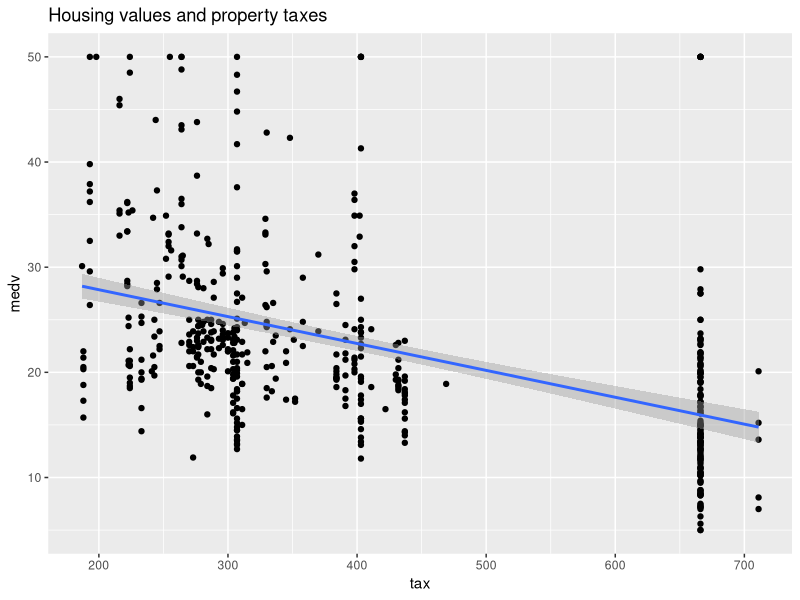
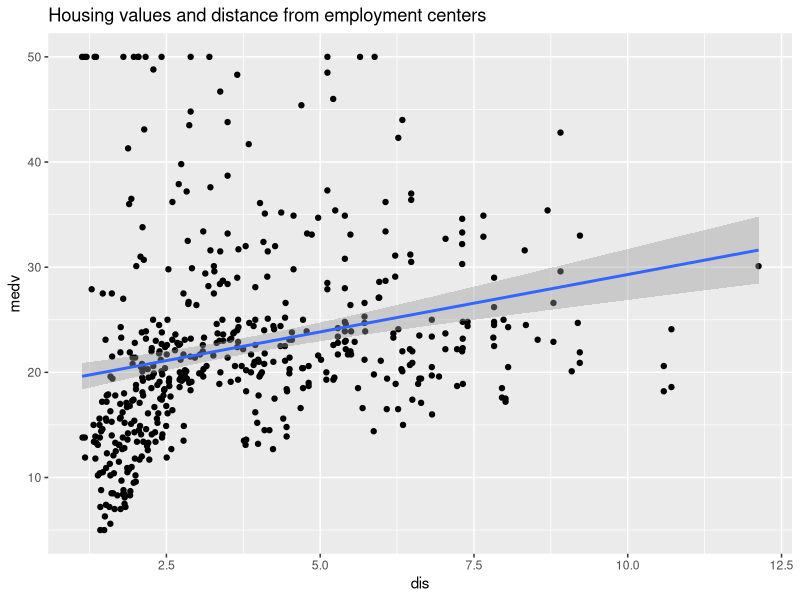
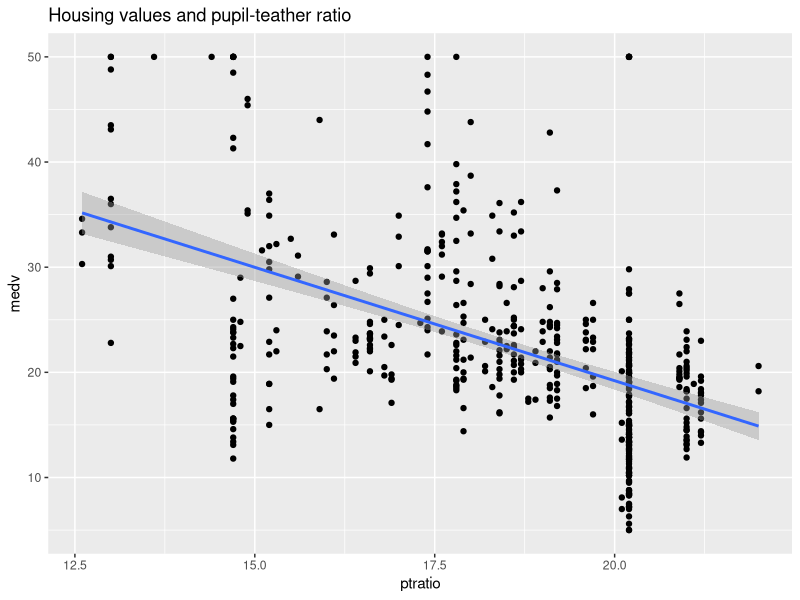
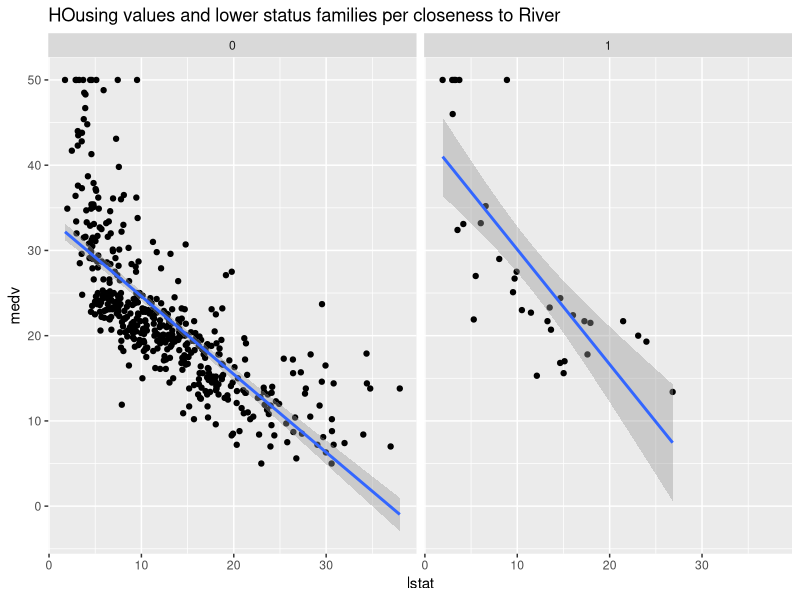
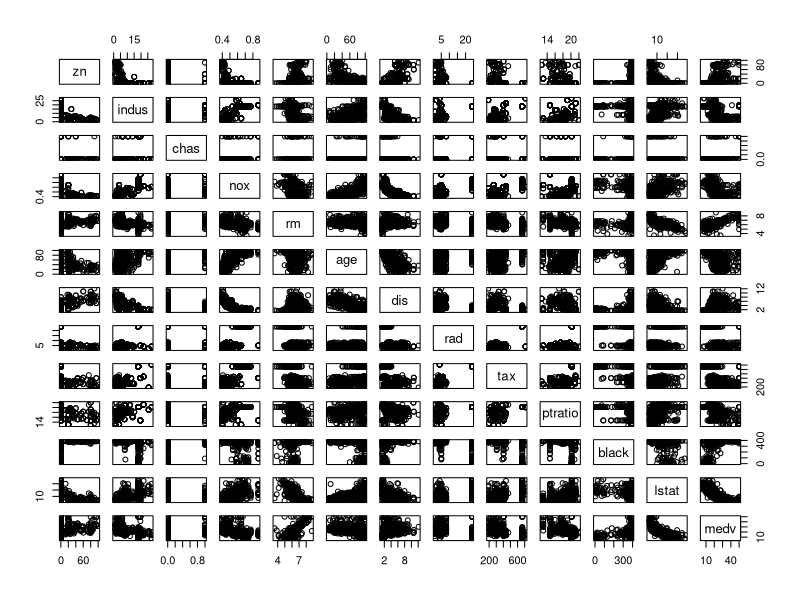
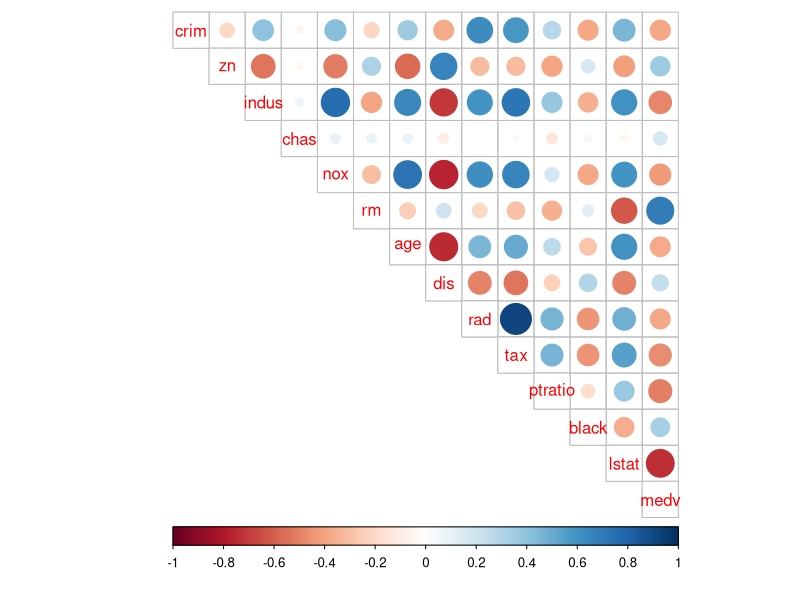
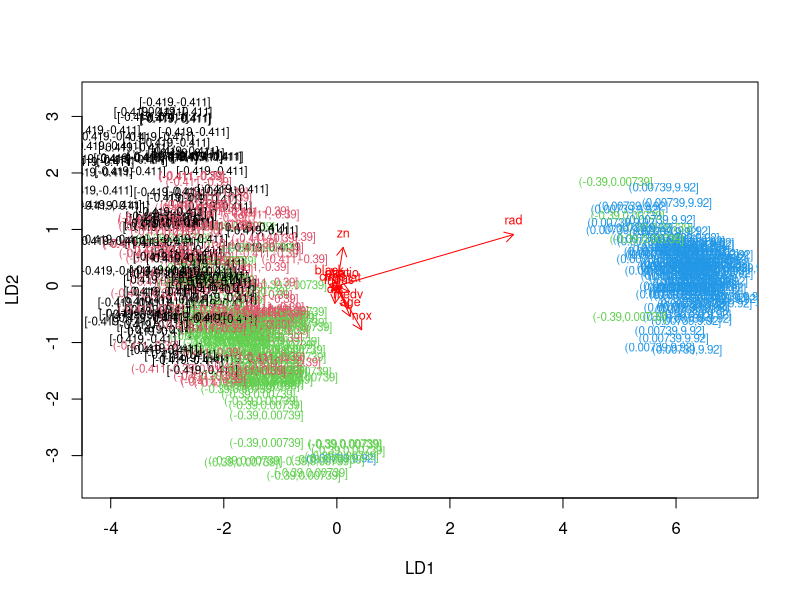
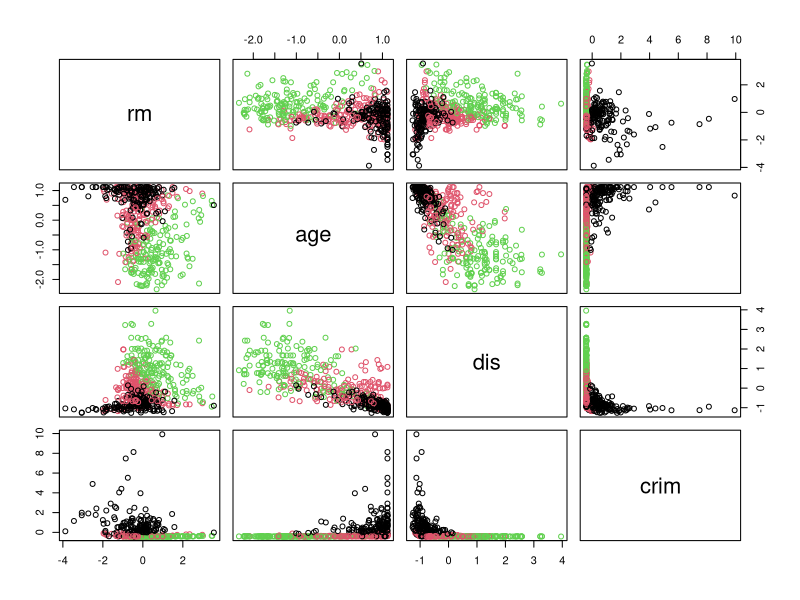

Source code (R) for these figures, in order:
## ---- chunk 1

# access the MASS package and other packages
library(MASS)

library(tidyr); library(dplyr); library(ggplot2)
library(readr)

# load the data
data("Boston")

# explore the dataset
str(Boston)
dim(Boston)
colnames(Boston)



## ---- chunk 2

library(ggplot2)
library(tidyverse)
library(readr)
library(dplyr)
library(GGally)

# Plottings graphs of variables
ggplot(Boston, aes(x = tax, y = medv)) + geom_point() + geom_smooth(method = "lm") + ggtitle("Housing values and property taxes")

ggplot(Boston, aes(x = dis, y = medv)) + geom_point() + geom_smooth(method = "lm") + ggtitle("Housing values and distance from employment centers")

ggplot(Boston, aes(x = ptratio, y = medv)) + geom_point() + geom_smooth(method = "lm") + ggtitle("Housing values and pupil-teather ratio")

ggplot(Boston, aes(x = lstat, y = medv)) + geom_point() + geom_smooth(method = "lm") + facet_wrap("chas") + ggtitle("HOusing values and lower status families per closeness to River")


# Plotting a matrix with ggpairs()
pairs(Boston[-1])
p <- ggpairs(Boston, mapping = aes(), lower = list(combo = wrap("facethist", bins = 10)))

library(corrplot)
cor_matrix <- cor(Boston) 
cor_matrix
corrplot(cor_matrix, method="circle", type = "upper", cl.pos = "b", tl.pos = "d")

# Showing summary of the variables
summary(Boston)

## ---- chunk 3

# Scaling the Boston dataset
boston_scaled <- scale(Boston)

# Summaries of the scaled variables
summary(boston_scaled)

# Changing the object to data frame
boston_scaled <- as.data.frame(boston_scaled)

#Standardization centers each variable around mean = 0 and scales the variables by their standard deviation. This makes them more easily comparable. 


#Creating a categorical variable of the crime rate in the Boston dataset 

boston_scaled$crim <- as.numeric(boston_scaled$crim)

# looking at a summary of the scaled crime rate
summary(boston_scaled$crim)

# Creating a quantile vector of crim and printing it
bins <- quantile(boston_scaled$crim)
bins

# Creating a categorical variable 'crime'
crime <- cut(boston_scaled$crim, breaks = bins, include.lowest = TRUE, levels = c("low", "med_low", "med_high", "high"))

# Looking at the table of the new factor crime
table(crime)

# Removing original crim from the dataset
boston_scaled <- dplyr::select(boston_scaled, -crim)

# Adding the new categorical value to scaled data
boston_scaled <- data.frame(boston_scaled, crime)


# Dividing the data set to train and test sets

# Looking at the number of rows in the scaled Boston dataset 
n <- nrow(boston_scaled)

# Choosing randomly 80% of the rows
ind <- sample(n,  size = n * 0.8)

# Creating the train set
train <- boston_scaled[ind,]

# Creating the test set 
test <- boston_scaled[-ind,]

# Saving the correct classes from test data
correct_classes <- test$crime

# Removing the crime variable from test data
test <- dplyr::select(test, -crime)



## ---- chunk 4

# Fitting the linear discriminant analysis. The categorical crime rate is the target variable and all the other variables are the predictor variables
lda.fit <- lda(crime ~ ., data = train)

# Printing the lda.fit object
lda.fit

# Creating a lda biplot arrows
lda.arrows <- function(x, myscale = 1, arrow_heads = 0.1, color = "red", tex = 0.75, choices = c(1,2)){
  heads <- coef(x)
  graphics::arrows(x0 = 0, y0 = 0, 
         x1 = myscale * heads[,choices[1]], 
         y1 = myscale * heads[,choices[2]], col=color, length = arrow_heads)
  text(myscale * heads[,choices], labels = row.names(heads), 
       cex = tex, col=color, pos=3)
}

# Target classes as numeric
classes <- as.numeric(train$crime)

# Plotting the lda results 
plot(lda.fit, dimen = 2, col = classes, pch = classes)
lda.arrows(lda.fit, myscale = 1)

# Predicting classes with test data
lda.pred <- predict(lda.fit, newdata = test)

# Cross-tabulating the results
table(correct = correct_classes, predicted = lda.pred$class)



## ---- chunk 5

# Reloading and scaling the Boston data set
library(MASS)
data("Boston")
boston_scaled <- as.data.frame(scale(Boston))
boston_scaled$crim <- as.numeric(boston_scaled$crim)

# Calculating the distances between the observations using the Euclidean method
dist_eu <- dist(boston_scaled, method = "euclidean")

# Looking at the summary of the distances
summary(dist_eu)


library(ggplot2)
set.seed(123)
library(tidyverse) 
library(cluster) 

# Running k-means algorithm and investigate the optimal number of clusters

# Looking first at k-means clustering with 3 centers
km <- kmeans(boston_scaled, centers = 3)

# Plotting the Boston dataset with clusters for selected variables
pairs(boston_scaled[c("rm", "age", "dis", "crim")], col = km$cluster)


# Now, trying to find the optimal number of clusters

# determine the number of clusters
k_max <- 10

# calculate the total within sum of squares
twcss <- sapply(1:k_max, function(k){kmeans(boston_scaled, k)$tot.withinss})


# visualize the results
qplot(x = 1:k_max, y = twcss, geom = 'line')

# The optimal number of clusters is when the value of total WCSS changes radically. The graphs shows that this happens with two clusters.  

# k-means clustering with the optimal number of clusters
km <- kmeans(boston_scaled, centers = 2)

# Plotting the Boston dataset with clusters (looking at only selected variables for easier visualization)
pairs(boston_scaled[c("rm", "age", "dis", "crim")], col = km$cluster)



## ---- chunk 6
# End of Chapter 4
date()

